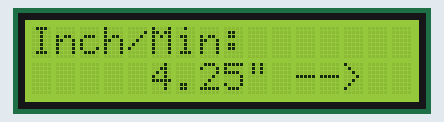
Simulated run of this program. Board: Arduino Uno, built with avr-gcc and run on an emulated ATmega328P. Parts: 16×2 character LCD.

Above: at 0.1 s.
At 3.1 s:
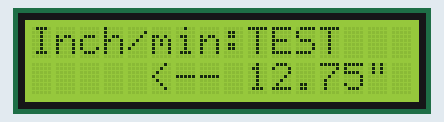
At 6.1 s:
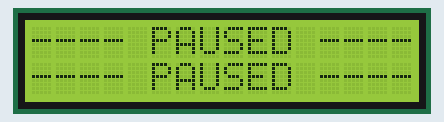
At 9.1 s:
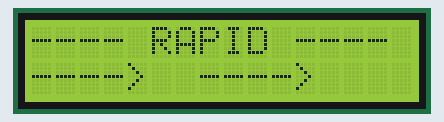

The program:

main.cpp
```cpp
#include <Arduino.h>
#include <LiquidCrystal.h>

LiquidCrystal lcd(48, 49, 50, 51, 52, 53); // Creates an LCD object. Parameters: (rs, enable, d4, d5, d6, d7)

void setup() {
  lcd.begin(16,2); // Initializes the interface to the LCD screen, and specifies the dimensions (width and height) of the display }
}
void loop() {
  lcd.clear(); // Clears the LCD screen
  lcd.setCursor(0,0); // Sets the location at which subsequent text written to the LCD will be displayed
  lcd.print("Inch/Min:");
  lcd.setCursor(5,1); // Sets the location at which subsequent text written to the LCD will be displayed
  lcd.print("4.25\" -->");
  delay(3000);

  // Longer 2nd Row Text
  lcd.clear(); // Clears the LCD screen
  lcd.setCursor(0,0); // Sets the location at which subsequent text written to the LCD will be displayed
  String test = "TEST";
  lcd.print("Inch/min:" + test);
  lcd.setCursor(5,1); // Sets the location at which subsequent text written to the LCD will be displayed
  lcd.print("<-- 12.75\"");
  delay(3000);

  // Paused
  lcd.clear(); // Clears the LCD screen
  lcd.setCursor(0,0); // Sets the location at which subsequent text written to the LCD will be displayed
  lcd.print("---- PAUSED ----");
  lcd.setCursor(0,1); // Sets the location at which subsequent text written to the LCD will be displayed
  lcd.print("---- PAUSED ----");
  delay(3000);

  // Rapids
  lcd.clear(); // Clears the LCD screen
  lcd.setCursor(0,0); // Sets the location at which subsequent text written to the LCD will be displayed
  lcd.print("---- RAPID ----");
  lcd.setCursor(0,1); // Sets the location at which subsequent text written to the LCD will be displayed
  lcd.print("---->  ---->");
  delay(3000);
}
```

Measured:
- by itself, everything shown: repeats every 12.0 s, in 4 steps
- what the display in image 1 shows lasts 3.0 s, from 3.1 s to 6.1 s
